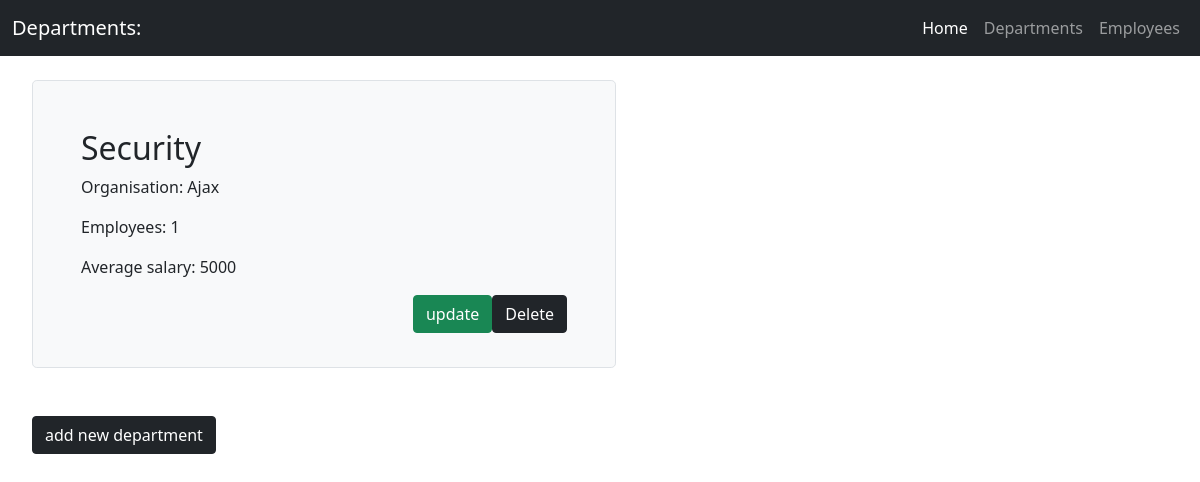
/departments, run on an earlier commit of the app's database.
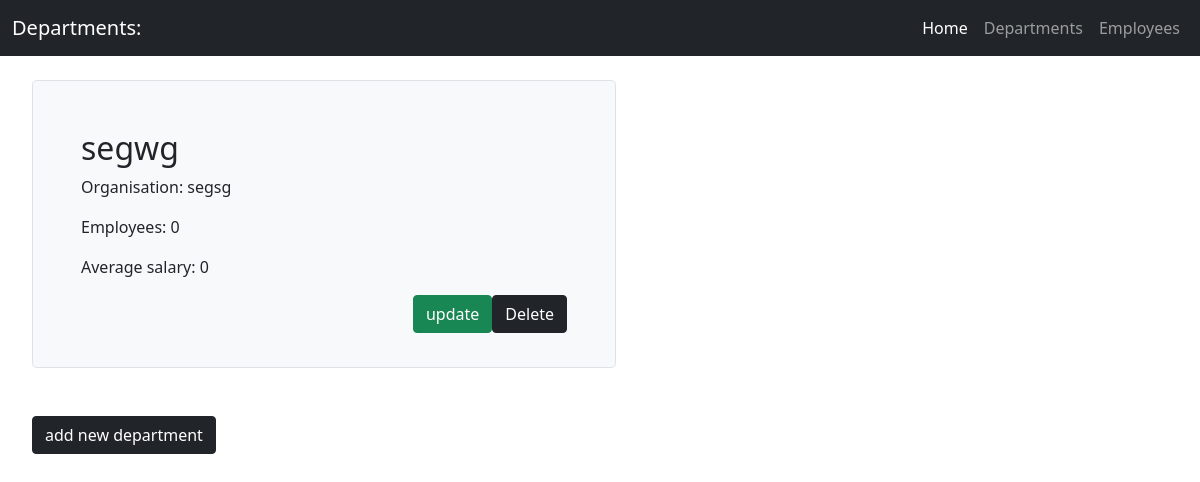
And on a later commit of the database.
### department_app/models/department.py (models this page shows, shortened)
class Department(db.Model):
    __tablename__ = "department"
    id = db.Column(db.Integer, primary_key=True)
    name = db.Column(db.String(30), nullable=False)
    organisation = db.Column(db.String(30), nullable=False)
    average_salary = db.Column(db.Integer, nullable=False)
    employees = db.relationship(
        'Employee',
        cascade="all,delete",
        backref=db.backref('department', lazy=True),
        lazy=True
    )
    def save_to_db(self):
        db.session.add(self)
        db.session.commit()

### department_app/views/department_view.py (the view)
@departments_bp.route("/departments")
def show_departments():
    departments = DepartmentService.calc_avg_salary(Department.query.all())
    return render_template("departments.html", departments=departments)

### department_app/service/department_service.py (called while the page is built)
    @staticmethod
    def calc_avg_salary(departments):
        for department in departments:
            if department.employees:
                try:
                    department.average_salary = int((sum([employee.salary for employee in department.employees])) / len(
                        department.employees))
                except Exception:
                    raise ValueError("Employee`s salary cannot be zero")
                department.save_to_db()
        return departments

### department_app/templates/departments.html (shortened to what this page needs)
{% extends 'base.html' %}
{% block title %}Departments:{% endblock %}
{% block content %}
<ul>
    {% for department in departments %}
    <br>
    <div class="col-md-6">
        <div class="h-100 p-5 bg-light border rounded-3">
            <h2>{{department.name}}</h2>
            <p>Organisation: {{department.organisation}}</p>
            <p>Employees: {{department.employees|length}}</p>
            <p>Average salary: {{department.average_salary}}</p>
            <button type="button" class="btn btn-dark float-end" data-bs-toggle="modal" data-bs-target="#exampleModal{{department.id}}">
                Delete
            </button>
            <a href="/departments/{{ department.id }}/update">
                <button class="btn btn-success float-end" type="button">update</button>
            </a>
            <br>
        </div>
    </div>
    <br>
    {% endfor %}
    <br>
    <a href="/department/">
        <button class="btn btn-dark float-start" type="button">add new department</button>
    </a>
    <br>
</ul>
{% endblock content %}

### department_app/templates/base.html (shortened to what this page needs)
<!DOCTYPE html>
<html lang="en">
<head>
    <link href="https://cdn.jsdelivr.net/npm/bootstrap@5.1.3/dist/css/bootstrap.min.css" rel="stylesheet"
>
</head>
<body>
<nav class="navbar navbar-expand-lg navbar-dark bg-dark">
  <div class="container-fluid">
    <a class="navbar-brand">{% block title %}My amazing site{% endblock %}</a>
    <div class="nav navbar-right" id="navbarText">
      <ul class="navbar-nav me-auto mb-2 mb-lg-0">
        <li class="nav-item">
          <a class="nav-link active" aria-current="page" href="/">Home</a>
        </li>
        <li class="nav-item">
          <a class="nav-link" href="/departments">Departments</a>
        </li>
        <li class="nav-item">
          <a class="nav-link" href="/employees">Employees</a>
        </li>
      </ul>
    </div>
  </div>
</nav>
{% block content %}
{% endblock content %}
</body>
</html>

What changed in the data, as far as the page shows it:
removed Department: name "Security", organisation "Ajax", employees|length "1", average_salary "5000"
added Department: name "segwg", organisation "segsg", employees|length "0", average_salary "0"
